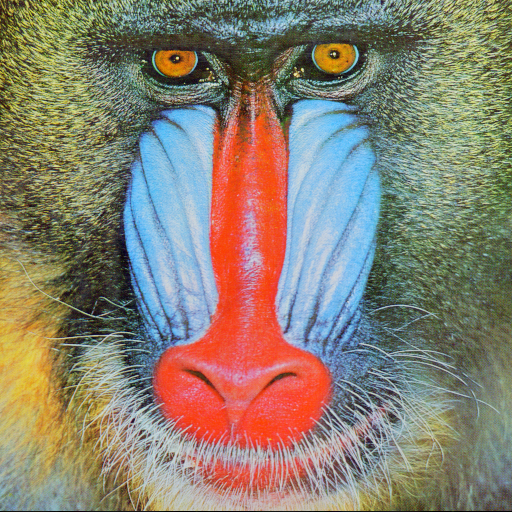
#> input picture lab07/mandrill.png, 512 x 512 px
$ python ex075.py --img1 mandrill.png --img2 mandrill.png
#> lines starting #> are read from the running program, lines starting #| are printed output that depends on the picture
import cv2
import numpy as np
import argparse
from typing import List, Tuple, Optional

def draw_matches(img1: np.ndarray,
                 kp1: Tuple[cv2.KeyPoint, ...],
                 img2: np.ndarray,
                 kp2: Tuple[cv2.KeyPoint, ...],
                 matches: List[cv2.DMatch]) -> (
        np.ndarray):

    h1, w1 = img1.shape[:2]
    h2, w2 = img2.shape[:2]

    matches_img = np.zeros((max(h1, h2), w1 + w2, 3), dtype=np.uint8)


    matches_img[:h1, :w1] = img1 if len(img1.shape) == 3 else cv2.cvtColor(img1, cv2.COLOR_GRAY2BGR)
    matches_img[:h2, w1:w1 + w2] = img2 if len(img2.shape) == 3 else cv2.cvtColor(img2, cv2.COLOR_GRAY2BGR)


    for m in matches: # draw matches
        img1_idx = m.queryIdx
        img2_idx = m.trainIdx

        (m1, n1) = kp1[img1_idx].pt # coordinates
        (m2, n2) = kp2[img2_idx].pt

        cv2.circle(matches_img, (int(m1), int(n1)), 5, (0, 255, 0), 1)
        cv2.circle(matches_img, (int(m2) + w1 , int(n2)), 5, (0, 255, 0), 1)

        # Draw line connecting the two keypoints
        cv2.line(
            matches_img,
            (int(m1), int(n1)),
            (int(m2) + w1 , int(n2)),
            (0, 255, 0),
            1
        )

    return matches_img

FEATURES = 400
MASK = None

def parse_args() -> argparse.Namespace:
    parser = argparse.ArgumentParser(description="SIFT matching visualization for two images.")
    parser.add_argument("--img1", default="Img1.png", help="Path to first image.")
    parser.add_argument("--img2", default="Img2.png", help="Path to second image.")
    parser.add_argument("--features", type=int, default=400, help="SIFT max features.")
    parser.add_argument("--nndr", type=float, default=0.75, help="NNDR ratio threshold.")
    parser.add_argument("--out-kp1", default="featImg1.png", help="Output path for image 1 keypoints.")
    parser.add_argument("--out-kp2", default="featImg2.png", help="Output path for image 2 keypoints.")
    parser.add_argument("--out-matches", default="matches.png", help="Output path for match visualization.")
    return parser.parse_args()


def main() -> int:
    args = parse_args()
    img1 = cv2.imread(args.img1)  # Query image
#> img1 is the input picture: shape (512, 512, 3); mean B, G, R 113.1, 128.9, 137.4
    img2 = cv2.imread(args.img2)  # Train image
    if img1 is None or img2 is None:
        raise RuntimeError(f"Could not load input images: {args.img1}, {args.img2}")

    gray1 = cv2.cvtColor(img1, cv2.COLOR_BGR2GRAY) if len(img1.shape) == 3 else img1
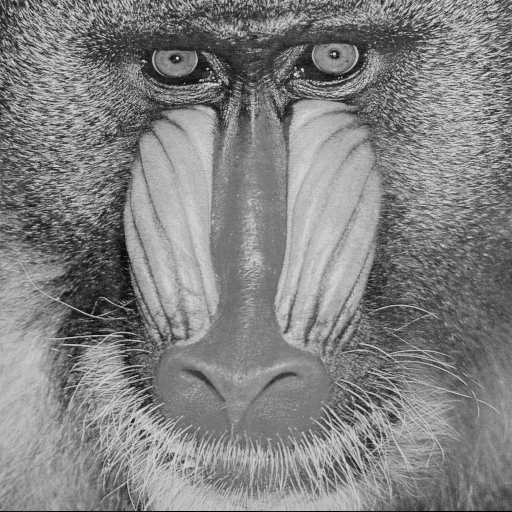
#> gray1: shape (512, 512); min 0, max 231, mean 129.6
    gray2 = cv2.cvtColor(img2, cv2.COLOR_BGR2GRAY) if len(img2.shape) == 3 else img2

    sift = cv2.SIFT_create(args.features)
    kp1, des1 = sift.detectAndCompute(gray1, MASK)
#> kp1 = 400 keypoints; strongest (x, y, size): (177, 58, 1.9), (334, 54, 2), (302, 69, 2.1), (133, 421, 2.3)
    kp2, des2 = sift.detectAndCompute(gray2, MASK)
#> kp2 has the same summary as kp1

    bf = cv2.BFMatcher(cv2.NORM_L2)

    matches = bf.knnMatch(des1, des2, k=2)
#> matches = 400 matches

    good_matches = []
    nndr_ratio = args.nndr

    for match_pair in matches:
        if len(match_pair) == 2:
            m, n = match_pair  # m is best match, n is second best
            if m.distance < nndr_ratio * n.distance:
                good_matches.append(m)
#> after the loop, good_matches = 400 matches

    print(f"Good matches with Brute-Force found: {len(good_matches)}")
#| Good matches with Brute-Force found: 400

    feat_img_a = cv2.drawKeypoints(img1, kp1, None, (0, 0, 255), cv2.DRAW_MATCHES_FLAGS_DRAW_RICH_KEYPOINTS)
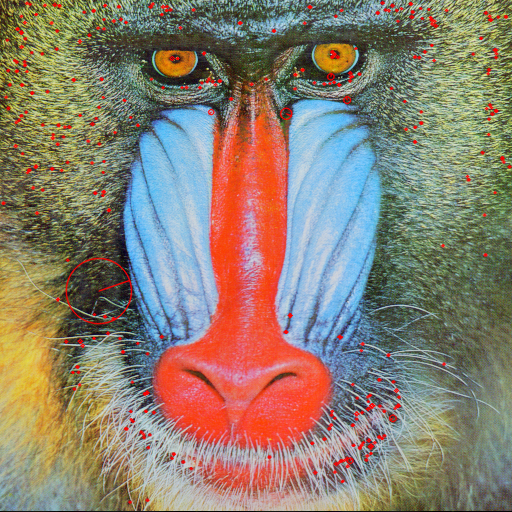
#> feat_img_a: shape (512, 512, 3); mean B, G, R 112, 127.5, 139.3
    feat_img_b = cv2.drawKeypoints(img2, kp2, None, (0, 0, 255), cv2.DRAW_MATCHES_FLAGS_DRAW_RICH_KEYPOINTS)

    cv2.imwrite(args.out_kp1, feat_img_a)
    cv2.imwrite(args.out_kp2, feat_img_b)

    result_matches = draw_matches(img1, kp1, img2, kp2, good_matches)
#> in draw_matches, `matches_img[:h1, :w1] = img1 if len(img1.shape) == 3 else cv2.cvtColor..`:
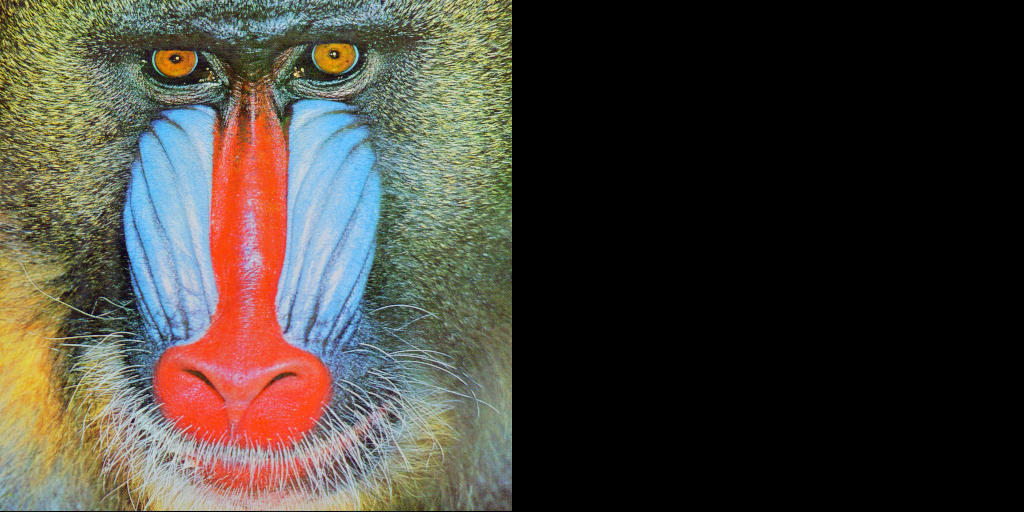
#> matches_img: shape (512, 1024, 3); mean B, G, R 56.6, 64.4, 68.7
#> in draw_matches, `matches_img[:h2, w1:w1 + w2] = img2 if len(img2.shape) == 3 else cv2.c..`:
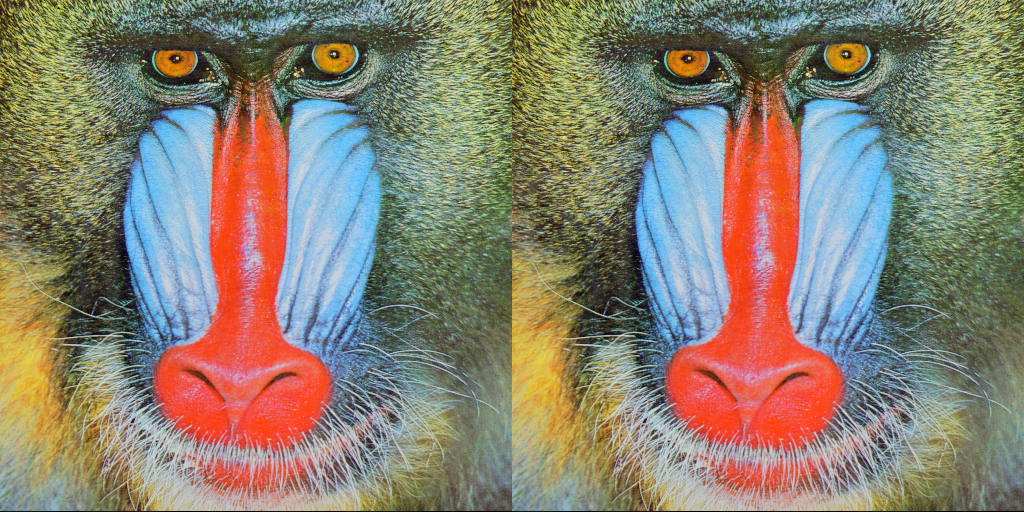
#> matches_img: shape (512, 1024, 3); mean B, G, R 113.1, 128.9, 137.4
#> the loop in draw_matches, `for m in matches:` made 400 passes
#> (m1, n1, m2, n2) on passes 1 to 3: (94.07, 314.1, 94.07, 314.1), (181.6, 86.98, 181.6, 86.98), (179.9, 27.16, 179.9, 27.16)
#> after the loop in draw_matches, `for m in matches:`:
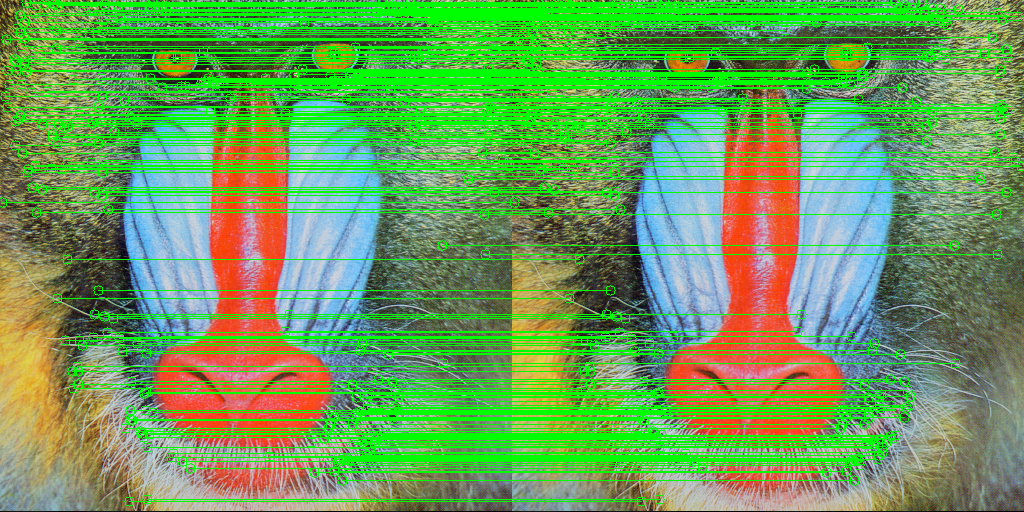
#> matches_img: shape (512, 1024, 3); mean B, G, R 87.9, 158.8, 106.3
    cv2.imwrite(args.out_matches, result_matches)


    print(f"NNDR ratio used: {nndr_ratio}")
    print(f"Number of good correspondences: {len(good_matches)}")
#| Number of good correspondences: 400
    return 0


if __name__ == "__main__":
    raise SystemExit(main())
#> (the program exits here)
